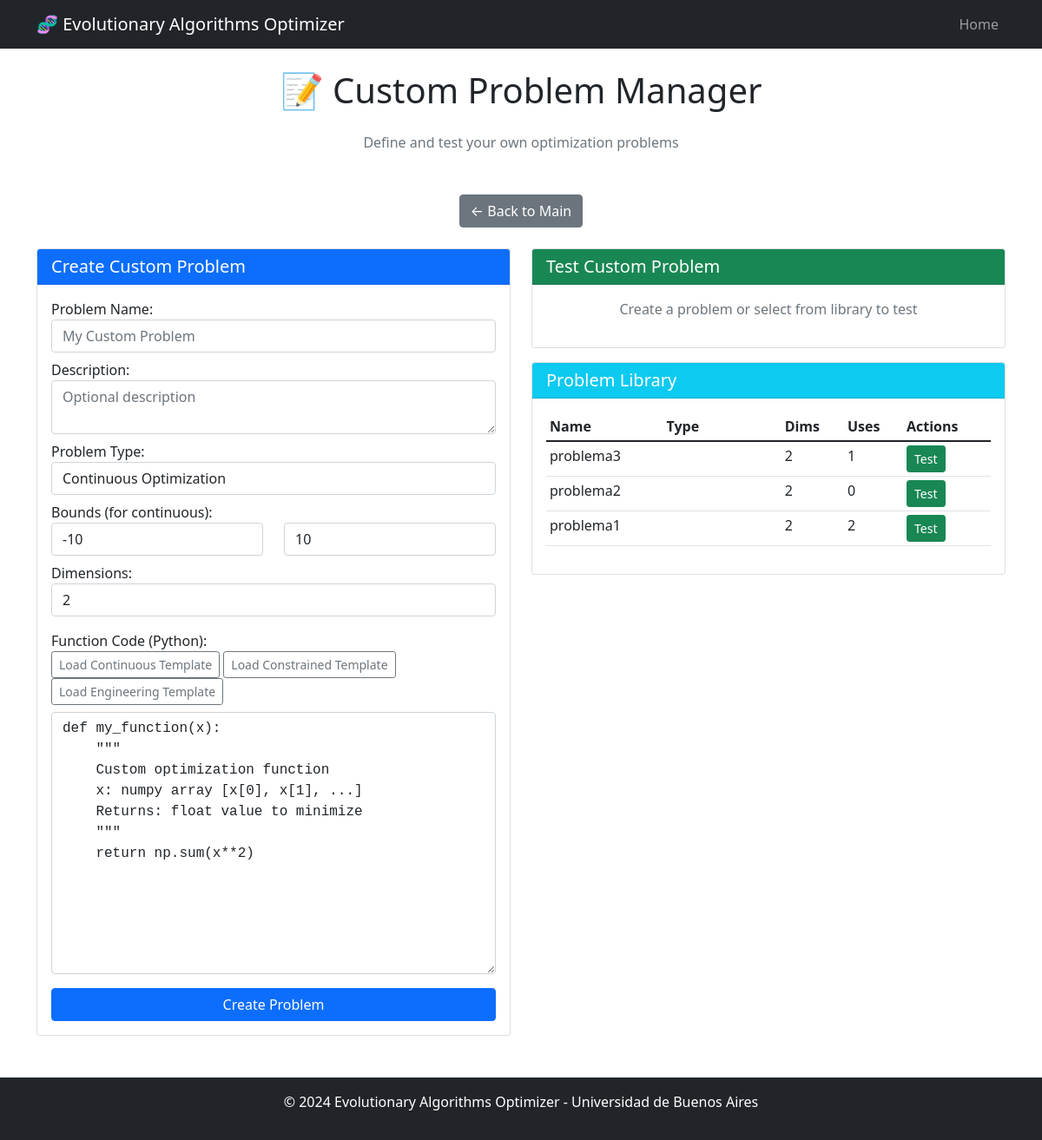
/custom-problems/, run on an earlier commit of the app's database.
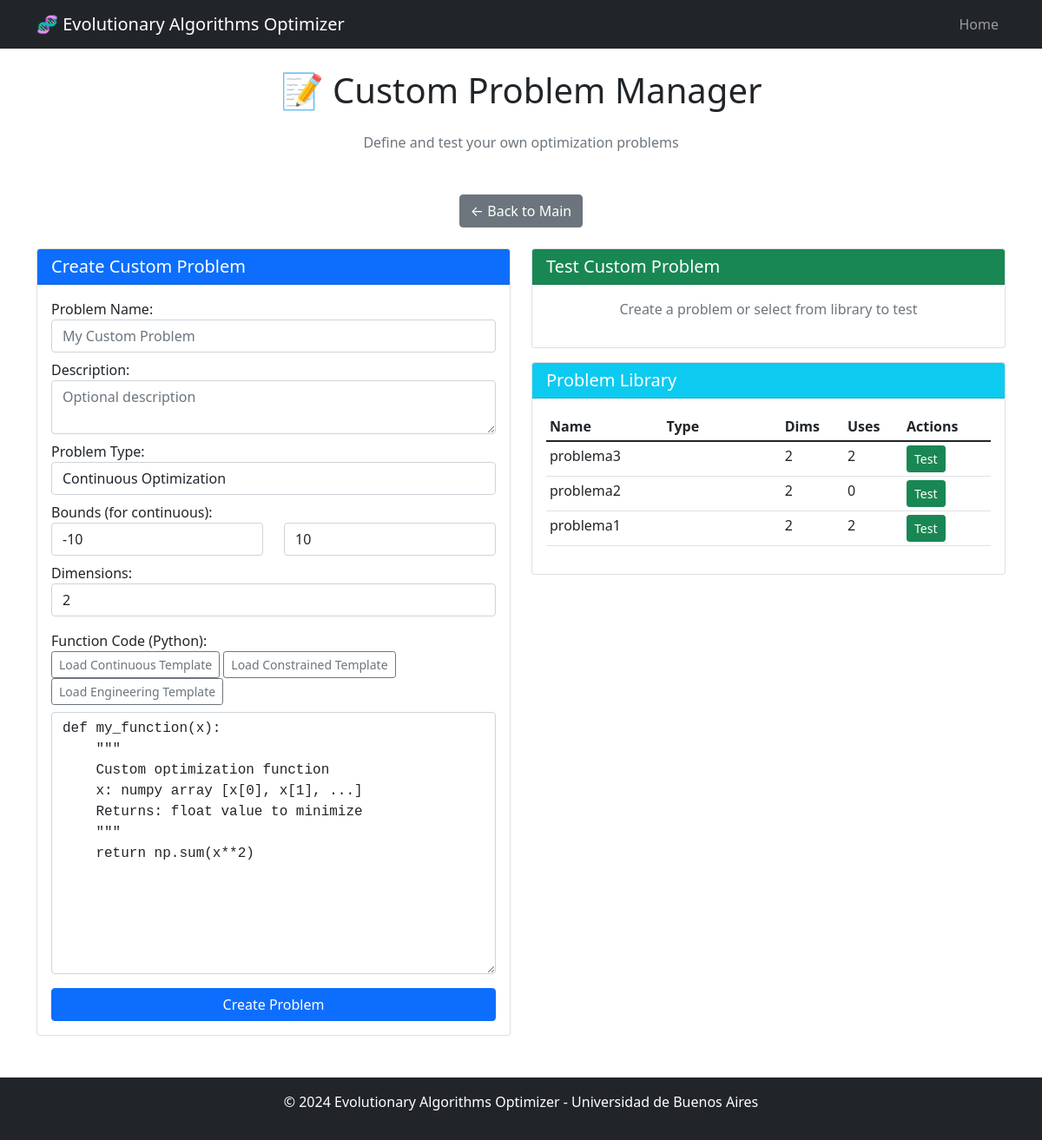
And on a later commit of the database.
### algorithms/models.py (models this page shows, shortened)
class CustomProblem(models.Model):
    PROBLEM_TYPES = [
        ('continuous', 'Continuous Optimization'),
        ('combinatorial', 'Combinatorial Optimization'),
    ]
    name = models.CharField(max_length=200, unique=True)
    description = models.TextField(blank=True)
    problem_type = models.CharField(max_length=20, choices=PROBLEM_TYPES)
    function_code = models.TextField(help_text="Python function code")
    bounds_lower = models.FloatField(null=True, blank=True)
    bounds_upper = models.FloatField(null=True, blank=True)
    dimensions = models.IntegerField(default=2)
    created_by = models.ForeignKey(User, on_delete=models.SET_NULL, null=True, blank=True)
    created_at = models.DateTimeField(auto_now_add=True)
    is_public = models.BooleanField(default=False)
    usage_count = models.IntegerField(default=0)
    class Meta:
        ordering = ['-created_at']

### algorithms/views.py (the view)
# urls.py: path('custom-problems/', views.custom_problems_page, name='custom_problems'),
def custom_problems_page(request):
    problems = CustomProblem.objects.all()
    templates = ProblemTemplateGenerator.get_all_templates()
    context = {
        'problems': problems,
        'templates': templates,
    }
    return render(request, 'algorithms/custom_problems.html', context)

### algorithms/custom_problem_loader.py (called while the page is built)
    @staticmethod
    def generate_continuous_template(problem_name="my_function"):
        template = f"""def {problem_name}(x):
    '''
    Custom optimization function

    Parameters:
    -----------
    x : numpy array
        Input vector [x[0], x[1], ..., x[n-1]]

    Returns:
    --------
    float : objective value to minimize
    '''
    # Example: minimize x^2 + y^2
    return np.sum(x**2)

# You can use:
# - np.sum(), np.prod(), np.mean()
# - np.sin(), np.cos(), np.exp(), np.log(), np.sqrt()
# - Mathematical operators: +, -, *, /, **
# - x[0], x[1], ... to access variables
"""
        return template

    @staticmethod
    def generate_constrained_template(problem_name="constrained_function"):
        template = f"""def {problem_name}(x):
    '''
    Constrained optimization function

    Use large penalties for constraint violations
    '''
    # Objective function
    objective = x[0]**2 + x[1]**2

    # Constraints (add penalty if violated)
    penalty = 0

    # Example: x[0] + x[1] <= 1
    if x[0] + x[1] > 1:
        penalty += 1000 * (x[0] + x[1] - 1)**2

    # Example: x[0] >= 0
    if x[0] < 0:
        penalty += 1000 * x[0]**2

    return objective + penalty
"""
        return template

    @staticmethod
    def get_all_templates():
        return {
            'continuous': ProblemTemplateGenerator.generate_continuous_template(),
            'constrained': ProblemTemplateGenerator.generate_constrained_template(),
            'engineering': ProblemTemplateGenerator.generate_engineering_template()
        }

### templates/algorithms/custom_problems.html (shortened to what this page needs)
{% extends 'algorithms/base.html' %}
{% block content %}
<div class="row">
    <div class="col-12">
        <h1 class="text-center mb-4">📝 Custom Problem Manager</h1>
        <p class="text-center text-muted mb-5">
            Define and test your own optimization problems
        </p>
        <div class="text-center mb-4">
            <a href="{% url 'algorithms:index' %}" class="btn btn-secondary">← Back to Main</a>
        </div>
    </div>
</div>
<div class="row">
    <div class="col-md-6">
        <div class="card">
            <div class="card-header bg-primary text-white">
                <h5 class="mb-0">Create Custom Problem</h5>
            </div>
            <div class="card-body">
                <label>Problem Name:</label>
                <input type="text" id="problem-name" class="form-control mb-2" placeholder="My Custom Problem">
                <label>Description:</label>
                <textarea id="problem-description" class="form-control mb-2" rows="2" placeholder="Optional description"></textarea>
                <label>Problem Type:</label>
                <select id="problem-type" class="form-control mb-2">
                    <option value="continuous">Continuous Optimization</option>
                </select>
                <label>Bounds (for continuous):</label>
                <div class="row mb-2">
                    <div class="col-6">
                        <input type="number" id="bounds-lower" class="form-control" placeholder="Lower" value="-10">
                    </div>
                    <div class="col-6">
                        <input type="number" id="bounds-upper" class="form-control" placeholder="Upper" value="10">
                    </div>
                </div>
                <label>Dimensions:</label>
                <input type="number" id="dimensions" class="form-control mb-3" value="2" min="1" max="10">
                <label>Function Code (Python):</label>
                <div class="mb-2">
                    <button class="btn btn-sm btn-outline-secondary" onclick="loadTemplate('continuous')">
                        Load Continuous Template
                    </button>
                    <button class="btn btn-sm btn-outline-secondary" onclick="loadTemplate('constrained')">
                        Load Constrained Template
                    </button>
                    <button class="btn btn-sm btn-outline-secondary" onclick="loadTemplate('engineering')">
                        Load Engineering Template
                    </button>
                </div>
                <textarea id="function-code" class="form-control mb-3" rows="12" style="font-family: monospace;">def my_function(x):
    """
    Custom optimization function
    x: numpy array [x[0], x[1], ...]
    Returns: float value to minimize
    """
    return np.sum(x**2)
</textarea>
                <button id="create-problem-btn" class="btn btn-primary btn-block w-100">
                    Create Problem
                </button>
            </div>
        </div>
    </div>
    <div class="col-md-6">
        <div class="card mb-3">
            <div class="card-header bg-success text-white">
                <h5 class="mb-0">Test Custom Problem</h5>
            </div>
            <div class="card-body" id="test-area">
                <p class="text-muted text-center">Create a problem or select from library to test</p>
            </div>
        </div>
        <div class="card">
            <div class="card-header bg-info text-white">
                <h5 class="mb-0">Problem Library</h5>
            </div>
            <div class="card-body">
                {% if problems %}
                <div class="table-responsive">
                    <table class="table table-sm">
                        <thead>
                            <tr>
                                <th>Name</th>
                                <th>Type</th>
                                <th>Dims</th>
                                <th>Uses</th>
                                <th>Actions</th>
                            </tr>
                        </thead>
                        <tbody>
                            {% for problem in problems %}
                            <tr>
                                <td>{{ problem.name }}</td>
                                <td>
                                    {% if problem.problem_type == 'continuous' %}
                                    <span class="badge badge-primary">continuous</span>
                                    {% else %}
                                    <span class="badge badge-warning">{{ problem.problem_type }}</span>
                                    {% endif %}
                                </td>
                                <td>{{ problem.dimensions }}</td>
                                <td>{{ problem.usage_count }}</td>
                                <td>
                                    <button class="btn btn-sm btn-success test-problem-btn" data-id="{{ problem.id }}" data-name="{{ problem.name }}">
                                        Test
                                    </button>
                                </td>
                            </tr>
                            {% endfor %}
                        </tbody>
                    </table>
                </div>
                {% else %}
                <p class="text-muted text-center">No custom problems yet. Create one above!</p>
                {% endif %}
            </div>
        </div>
    </div>
</div>
{% endblock %}

### templates/algorithms/base.html (shortened to what this page needs)
<!DOCTYPE html>
<html lang="en">
<head>
    <link href="https://cdn.jsdelivr.net/npm/bootstrap@5.1.3/dist/css/bootstrap.min.css" rel="stylesheet">
</head>
<body>
    <nav class="navbar navbar-expand-lg navbar-dark bg-dark">
        <div class="container">
            <a class="navbar-brand" href="/">🧬 Evolutionary Algorithms Optimizer</a>
            <div class="navbar-nav ms-auto">
                <a class="nav-link" href="/">Home</a>
            </div>
        </div>
    </nav>
    <main class="container mt-4">
        {% block content %}
        {% endblock %}
    </main>
    <footer class="bg-dark text-white text-center py-3 mt-5">
        <div class="container">
            <p>&copy; 2024 Evolutionary Algorithms Optimizer - Universidad de Buenos Aires</p>
        </div>
    </footer>
</body>
</html>

What changed in the data, as far as the page shows it:
changed CustomProblem "problema3": usage_count "1" → "2"
